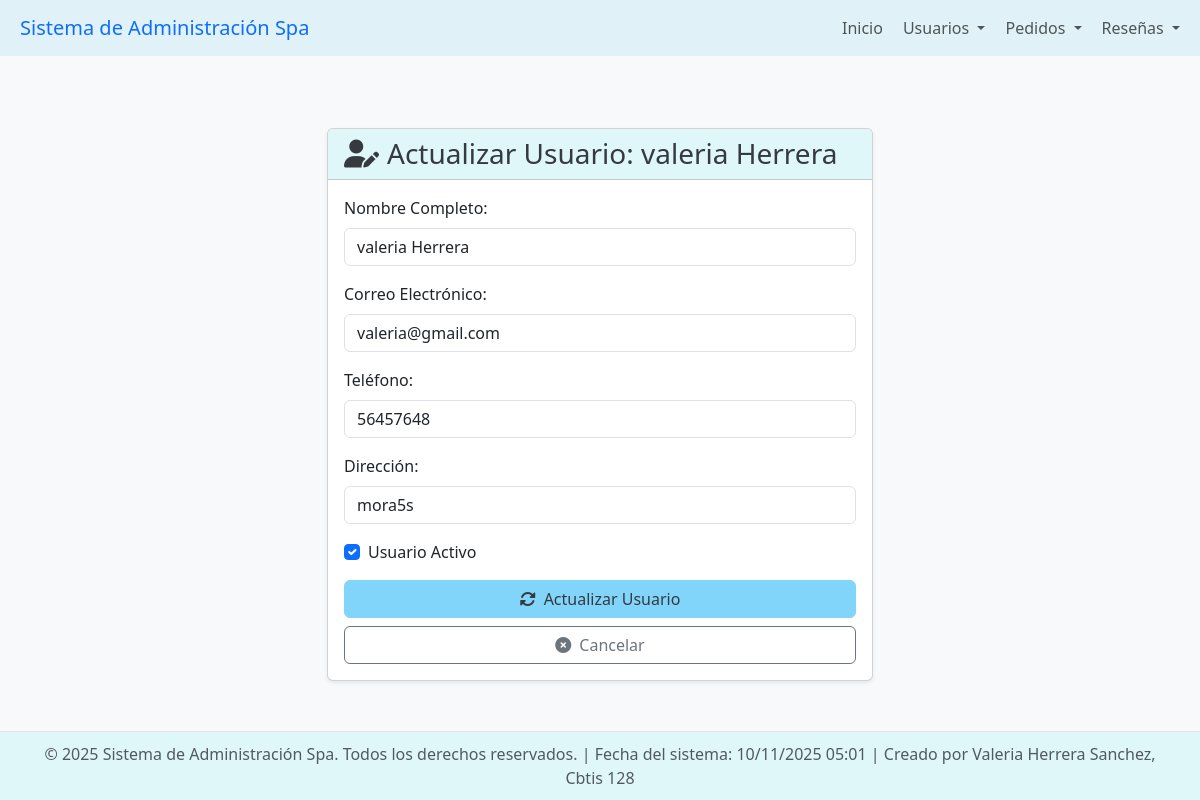
The page /usuarios/actualizar/4/ on the database its author committed.
### app_Spa/models.py (models this page shows, shortened)
class Usuarios(models.Model):
    id_usuario = models.AutoField(primary_key=True)
    nombre_completo = models.CharField(max_length=100)
    correo = models.EmailField(unique=True, max_length=250)
    telefono = models.CharField(max_length=15)
    direccion = models.CharField(max_length=200)
    fecha_registro = models.DateTimeField(auto_now_add=True)
    activo = models.BooleanField(default=True)

### app_Spa/views.py (the view, shortened to what this page needs)
# urls.py: path('usuarios/actualizar/<int:id_usuario>/', views.actualizar_usuario, name='actualizar_usuario'),
def actualizar_usuario(request, id_usuario):
    usuario = get_object_or_404(Usuarios, pk=id_usuario)
    return render(request, 'usuarios/actualizar_usuario.html', {'usuario': usuario})

### app_Spa/templates/usuarios/actualizar_usuario.html (shortened to what this page needs)
{% extends 'base.html' %}
{% load static %}
{% block content %}
<div class="row justify-content-center">
    <div class="col-md-8 col-lg-6">
        <div class="card shadow-sm mt-5">
            <div class="card-header bg-light-spa text-dark-spa">
                <h3 class="mb-0"><i class="fas fa-user-edit me-2"></i>Actualizar Usuario: {{ usuario.nombre_completo }}</h3>
            </div>
            <div class="card-body">
                <form method="post">
                    <div class="mb-3">
                        <label for="nombre_completo" class="form-label">Nombre Completo:</label>
                        <input type="text" class="form-control" id="nombre_completo" name="nombre_completo" value="{{ usuario.nombre_completo }}" required>
                    </div>
                    <div class="mb-3">
                        <label for="correo" class="form-label">Correo Electrónico:</label>
                        <input type="email" class="form-control" id="correo" name="correo" value="{{ usuario.correo }}" required>
                    </div>
                    <div class="mb-3">
                        <label for="telefono" class="form-label">Teléfono:</label>
                        <input type="tel" class="form-control" id="telefono" name="telefono" value="{{ usuario.telefono }}" required>
                    </div>
                    <div class="mb-3">
                        <label for="direccion" class="form-label">Dirección:</label>
                        <input type="text" class="form-control" id="direccion" name="direccion" value="{{ usuario.direccion }}" required>
                    </div>
                    <div class="mb-3 form-check">
                        <input type="checkbox" class="form-check-input" id="activo" name="activo" {% if usuario.activo %}checked{% endif %}>
                        <label class="form-check-label" for="activo">Usuario Activo</label>
                    </div>
                    <div class="d-grid gap-2">
                        <button type="submit" class="btn btn-spa-primary">
                            <i class="fas fa-sync-alt me-2"></i>Actualizar Usuario
                        </button>
                        <a href="{% url 'ver_usuarios' %}" class="btn btn-outline-secondary">
                            <i class="fas fa-times-circle me-2"></i>Cancelar
                        </a>
                    </div>
                </form>
            </div>
        </div>
    </div>
</div>
{% endblock %}

### app_Spa/templates/base.html (style rules this page uses)
body { display: flex; flex-direction: column; min-height: 100vh; background-color: #f8f9fa; }
:root { --primary-light: #e0f7fa; --secondary-light: #fce4ec; --text-dark: #343a40; --accent-blue: #81d4fa; }
.bg-light-spa { background-color: var(--primary-light); }
.text-dark-spa { color: var(--text-dark); }
.btn-spa-primary { background-color: var(--accent-blue); border-color: var(--accent-blue); color: var(--text-dark); }

### rows shown on the page
Usuarios: nombre_completo "valeria Herrera", correo "valeria@gmail.com", telefono "56457648", direccion "mora5s", activo "☑"
